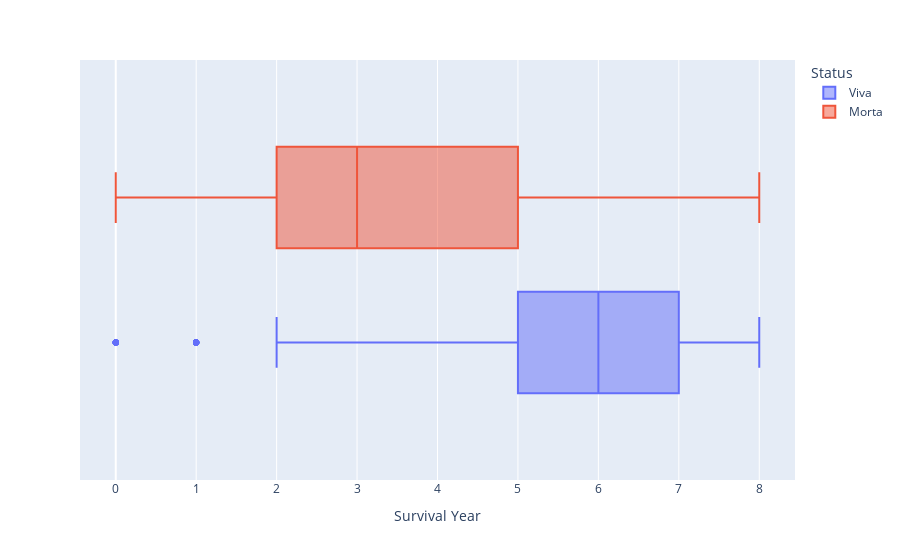

Notebook source saved alongside this figure:
### Code cell
fig = px.box(df, x="Survival Year", color= 'Status')
fig.show()

### Figure 1 — Plotly figure (JSON) as saved in the notebook; plotly's stock layout.template omitted (floating-point values rounded to 4 significant figures; data arrays with more than 128 entries replaced by an {"elided": "..."} marker saying what was removed)
{"data": [{"alignmentgroup": "True", "hovertemplate": "Status=Viva<br>Survival Year=%{x}<extra></extra>", "legendgroup": "Viva", "marker": {"color": "#636efa"}, "name": "Viva", "notched": false, "offsetgroup": "Viva", "orientation": "h", "showlegend": true, "type": "box", "x": {"elided": "3331 int values"}, "x0": " ", "xaxis": "x", "y0": " ", "yaxis": "y"}, {"alignmentgroup": "True", "hovertemplate": "Status=Morta<br>Survival Year=%{x}<extra></extra>", "legendgroup": "Morta", "marker": {"color": "#EF553B"}, "name": "Morta", "notched": false, "offsetgroup": "Morta", "orientation": "h", "showlegend": true, "type": "box", "x": {"elided": "581 int values"}, "x0": " ", "xaxis": "x", "y0": " ", "yaxis": "y"}], "layout": {"boxmode": "group", "legend": {"title": {"text": "Status"}, "tracegroupgap": 0}, "margin": {"t": 60}, "xaxis": {"anchor": "y", "domain": [0, 1], "title": {"text": "Survival Year"}}, "yaxis": {"anchor": "x", "domain": [0, 1]}}}
